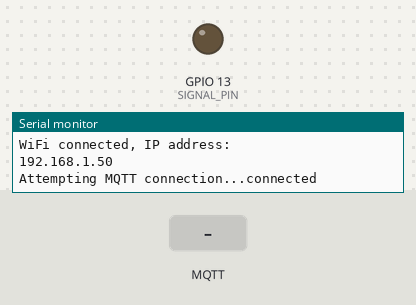
Recording of a sketch running on a simulated ESP32. Shown: output pins drawn as LEDs (lit = HIGH), the last lines printed to the serial monitor. Inputs (shaded band) come from the test bench. WiFi joins after 1.5 s; servers stay silent unless stated; no MQTT or app messages arrive unless stated.

Above: at 6.2 s.
6.3 s: MQTT message "ON" arrives on the first subscribed topic
At 7.2 s:
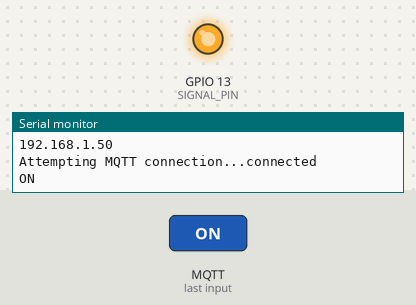
7.8 s: MQTT message "OFF" arrives on the first subscribed topic
At 8.4 s:
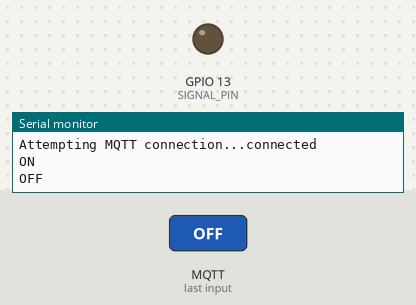
Timing chart, 0 to 10.8 s (numbered marks = the images above; inputs shaded):
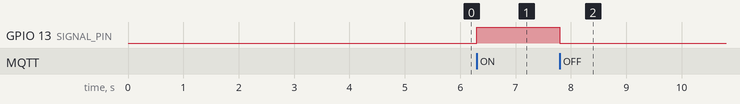

The sketch:

mqtt-relay.ino
```cpp
#include <Arduino.h>       // Include core Arduino functionality
#include <WiFi.h>          // Include WiFi library for WiFi connectivity
#include <PubSubClient.h>  // Include the PubSubClient library for MQTT communication
//Include custom libraries

// Network credentials and MQTT broker information
const char *ssid = "FabLabWS";
const char *password = "57289887252221648185KaL!";
const char *mqtt_identifier = "group17-relay";
const char *mqtt_topic = "signal";
const char *mqtt_server = "192.168.188.125";
const char *mqtt_user = "mqtt-user";
const char *mqtt_pass = "mqtt";

int sending_mqtt_every_ms = 5000;  // Interval for sending MQTT messages in milliseconds

WiFiClient espClient;                // Create an instance of the WiFiClient class for WiFi connectivity
PubSubClient mqttClient(espClient);  // Initialize the MQTT client with the WiFi client for internet access
char msg[50];
char topicString[50];      // Buffer for storing the MQTT topic string
unsigned long prevMillis;  // Tracks the last time a message was sent

//Place for defining custom variables
int SIGNAL_PIN = 13;

// Sets up WiFi connection using the provided credentials
void setup_wifi() {
  digitalWrite(SIGNAL_PIN, LOW);

  Serial.print("Connecting to ");
  Serial.println(ssid);
  WiFi.begin(ssid, password);              // Connect to the WiFi network
  while (WiFi.status() != WL_CONNECTED) {  // Wait until connection is established
    delay(5000);                           // Wait for half a second before retrying
    Serial.print(".");
  }
  Serial.println("\nWiFi connected, IP address: ");
  Serial.println(WiFi.localIP());  // Print the IP address once connected
}

void callback(char *topic, byte *message, unsigned int length) {
  String messageTemp;

  for (int i = 0; i < length; i++) {
    messageTemp += (char)message[i];
  }

    if (String(topic) == topicString) {
    if (messageTemp == "ON") {
      Serial.println("ON");
      digitalWrite(SIGNAL_PIN, HIGH);
    } else if (messageTemp == "OFF") {
      Serial.println("OFF");
      digitalWrite(SIGNAL_PIN, LOW);
    }
  }
}

// Attempts to reconnect to the MQTT broker if the connection is lost
void reconnect() {
  // Loop until we're reconnected
  while (!mqttClient.connected()) {
    Serial.print("Attempting MQTT connection...");
    // Attempt to connect
    if (mqttClient.connect(mqtt_identifier, mqtt_user, mqtt_pass)) {
      Serial.println("connected");
      // Subscribe power
      strcpy(topicString, mqtt_identifier);
      strcat(topicString, "/signal");
      mqttClient.subscribe(topicString);
    } else {
      digitalWrite(SIGNAL_PIN, LOW);
      Serial.print("failed, rc=");
      Serial.print(mqttClient.state());
      Serial.println(" try again in 5 seconds");
      // Wait 5 seconds before retrying
      delay(5000);
    }
  }
}

void setup() {
  //Define custom Pins etc.
  pinMode(SIGNAL_PIN, OUTPUT);
  digitalWrite(SIGNAL_PIN, LOW);

  Serial.begin(9600);                       // Initialize serial communication at baud rate
  setup_wifi();                             // Connect to WiFi
  mqttClient.setServer(mqtt_server, 1883);  // Set the MQTT server and port
  mqttClient.setCallback(callback);
  prevMillis = millis();  // Initialize the timer for message sending
}

void loop() {
  if (WiFi.status() != WL_CONNECTED){
    setup_wifi();
  } else if (!mqttClient.connected()){
    reconnect();  // Ensure the MQTT connection is alive
  }
  mqttClient.loop();                         // Process MQTT tasks
}
```

Measured:
- after the input at 6.3 s, GPIO 13 (SIGNAL_PIN): LOW → HIGH at once
- after the input at 7.8 s, GPIO 13 (SIGNAL_PIN): HIGH → LOW at once
